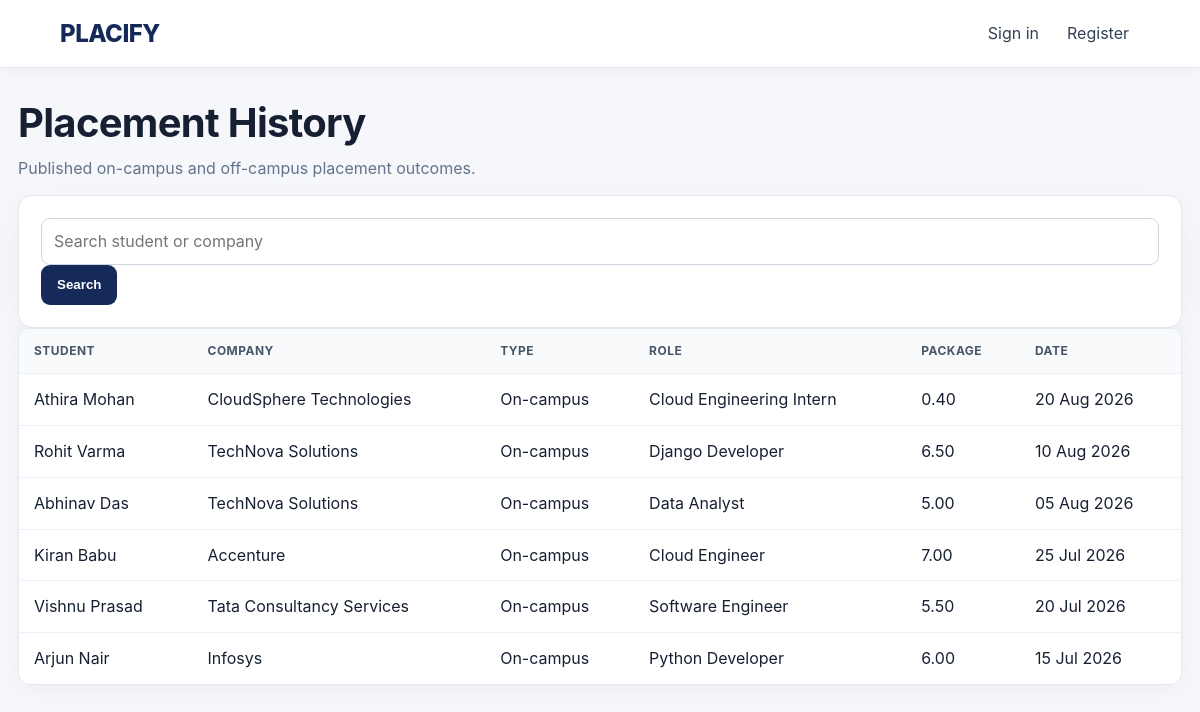
Page /history/ on the earlier database version.
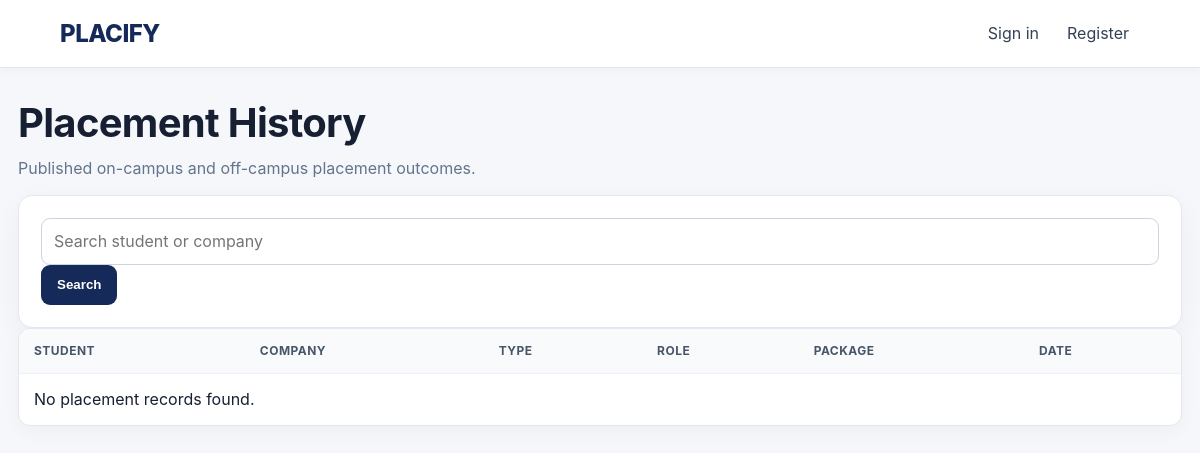
Same page on the later database version.
### placements/models.py (models this page shows, shortened)
class PlacementHistory(models.Model):
    student = models.ForeignKey(StudentProfile, on_delete=models.CASCADE, related_name="placement_history")
    company = models.ForeignKey(Company, on_delete=models.PROTECT, related_name="placement_history")
    placement_drive = models.ForeignKey(PlacementDrive, null=True, blank=True, on_delete=models.PROTECT, related_name="placement_history")
    job_role = models.CharField(max_length=255)
    package = models.DecimalField(max_digits=8, decimal_places=2, null=True, blank=True, help_text="Package in LPA")
    placement_date = models.DateField()
    placement_type = models.CharField(max_length=20, choices=PlacementType.choices, default=PlacementType.ON_CAMPUS)
    status = models.CharField(max_length=20, choices=PlacementHistoryStatus.choices, default=PlacementHistoryStatus.PLACED)
    remarks = models.TextField(blank=True)
    created_by = models.ForeignKey(settings.AUTH_USER_MODEL, null=True, blank=True, on_delete=models.SET_NULL, related_name="created_placement_history")
    created_at = models.DateTimeField(auto_now_add=True)
    updated_at = models.DateTimeField(auto_now=True)
    class Meta:
        ordering = ["-placement_date"]
        verbose_name_plural = "Placement history"

class StudentProfile(models.Model):
    class CurrentYear(models.IntegerChoices):
        FIRST = 1, "1st Year"
        SECOND = 2, "2nd Year"
        THIRD = 3, "3rd Year"
        FOURTH = 4, "4th Year"
    user = models.OneToOneField(settings.AUTH_USER_MODEL, on_delete=models.CASCADE, related_name="student_profile")
    photo = models.ImageField(upload_to="students/photos/%Y/%m/", blank=True, null=True)
    phone = models.CharField(max_length=20)
    college = models.ForeignKey(College, on_delete=models.PROTECT, related_name="student_profiles")
    university_no = models.CharField(max_length=100, verbose_name="University Register No")
    address = models.TextField()
    age = models.PositiveSmallIntegerField(validators=[MinValueValidator(15), MaxValueValidator(100)])
    department = models.ForeignKey(Department, on_delete=models.PROTECT, related_name="student_profiles")
    current_year = models.PositiveSmallIntegerField(choices=CurrentYear.choices)
    cgpa = models.DecimalField(max_digits=4, decimal_places=2, validators=[MinValueValidator(0), MaxValueValidator(10)])
    backlogs = models.PositiveSmallIntegerField(default=0)
    passout_year = models.PositiveIntegerField()
    skills = models.ManyToManyField(Skill, blank=True, related_name="students")
    resume = models.FileField(upload_to="resumes/%Y/%m/", blank=True, null=True)
    is_active = models.BooleanField(default=True)
    created_at = models.DateTimeField(auto_now_add=True)
    updated_at = models.DateTimeField(auto_now=True)
    class Meta:
        ordering = ["id"]
        constraints = [
            models.UniqueConstraint(fields=["college", "university_no"], name="unique_college_university_no"),
        ]

class Company(models.Model):
    name = models.CharField(max_length=255, unique=True)
    description = models.TextField(blank=True)
    website = models.URLField(blank=True)
    location = models.CharField(max_length=255, blank=True)
    logo = models.ImageField(upload_to="companies/logos/", blank=True, null=True)
    contact_name = models.CharField(max_length=150, blank=True)
    contact_email = models.EmailField(blank=True)
    is_active = models.BooleanField(default=True)
    created_at = models.DateTimeField(auto_now_add=True)
    updated_at = models.DateTimeField(auto_now=True)
    class Meta:
        ordering = ["name"]

### accounts/models.py (models this page shows, shortened)
class User(AbstractUser):
    username = None
    name = models.CharField(max_length=150)
    email = models.EmailField(unique=True)
    role = models.CharField(max_length=20, choices=Role.choices, default=Role.STUDENT)
    USERNAME_FIELD = "email"
    REQUIRED_FIELDS = []
    objects = UserManager()

### placements/views.py (the view)
# urls.py: path("history/", views.history, name="history"),
def history(request):
    qs = PlacementHistory.objects.filter(status=PlacementHistoryStatus.PLACED).select_related("student__user", "company", "placement_drive")
    search = request.GET.get("search", "").strip()
    if search:
        qs = qs.filter(Q(student__user__name__icontains=search) | Q(company__name__icontains=search))
    return render(request, "placements/history.html", {"records": _page(request, qs), "search": search})

### placements/views.py (called while the page is built)
def _page(request, qs, size=20):
    return Paginator(qs, size).get_page(request.GET.get("page"))

### templates/placements/history.html
{% extends 'base.html' %}{% block content %}<h1>Placement History</h1><p class="muted">Published on-campus and off-campus placement outcomes.</p><form class='card' method='get'><input name='search' value='{{search}}' placeholder='Search student or company'><button class='btn'>Search</button></form><div class='table-wrap'><table class='table'><thead><tr><th>Student</th><th>Company</th><th>Type</th><th>Role</th><th>Package</th><th>Date</th></tr></thead><tbody>{% for r in records %}<tr><td>{{r.student.user.name}}</td><td>{{r.company.name}}</td><td>{{r.get_placement_type_display}}</td><td>{{r.job_role}}</td><td>{{r.package|default:'—'}}</td><td>{{r.placement_date|date:'d M Y'}}</td></tr>{% empty %}<tr><td colspan='6'>No placement records found.</td></tr>{% endfor %}</tbody></table></div>{% include 'pagination.html' with page_obj=records %}{% endblock %}

### templates/base.html (shortened to what this page needs)
{% load static %}
<!doctype html><html lang="en"><head><link rel="stylesheet" href="{% static 'css/placify.css' %}"></head><body>
<header class="nav"><a class="brand" href="{% url 'placements:index' %}">PLACIFY</a><nav aria-label="Primary navigation">{% if user.is_authenticated %}{% if user.role == 'student' %}<a href="{% url 'placements:dashboard' %}">Dashboard</a><a href="{% url 'placements:drives' %}">Drives</a><a href="{% url 'placements:applications' %}">Applications</a><a href="{% url 'placements:profile' %}">Profile</a>{% elif user.role == 'recruiter' %}<a href="{% url 'placements:recruiter_dashboard' %}">Recruiter Workspace</a>{% else %}<a href="{% url 'placements:admin_dashboard' %}">Admin Dashboard</a>{% endif %}<form method="post" action="{% url 'accounts:logout' %}" class="inline">{% csrf_token %}<button type="submit">Logout</button></form>{% else %}<a href="{% url 'placements:index' %}">Sign in</a><a href="{% url 'accounts:register' %}" class="nav-cta">Register</a>{% endif %}</nav></header>
<main class="container">{% block content %}{% endblock %}</main></body></html>

### static/css/placify.css (style rules this page uses)
:root { --brand: #162a59; --brand-dark: #0f1e42; --brand-soft: #eaf0ff; --text: #172033; --muted: #64748b; --border: #e2e8f0; --surface: #ffffff; --background: #f5f7fb; --success: #166534; --success-bg: #dcfce7; --danger: #b91c1c; --danger-bg: #fee2e2; --warning: #92400e; --warning-bg: #fef3c7; font-family: Inter, ui-sans-serif, system-ui, -apple-system, BlinkMacSystemFont, "Segoe UI", sans-serif; color: var(--text); background: var(--background); }
* { box-sizing: border-box; }
html { scroll-behavior: smooth; }
body { margin: 0; min-height: 100vh; background: var(--background); color: var(--text); line-height: 1.55; }
a { color: var(--brand); }
.nav { min-height: 68px; background: rgba(255,255,255,.96); border-bottom: 1px solid var(--border); display: flex; align-items: center; justify-content: space-between; gap: 24px; padding: 0 clamp(20px, 5vw, 72px); position: sticky; top: 0; z-index: 100; box-shadow: 0 2px 12px rgba(15,23,42,.04); }
.brand { font-size: 24px; letter-spacing: -.5px; font-weight: 850; text-decoration: none; color: var(--brand); white-space: nowrap; }
.nav nav { display: flex; gap: 6px; align-items: center; flex-wrap: wrap; justify-content: flex-end; }
.nav nav > a, .nav button { color: #334155; text-decoration: none; padding: 8px 11px; border-radius: 8px; font: inherit; transition: .15s ease; }
.container { width: min(1180px, calc(100% - 36px)); margin: 32px auto 56px; }
h1 { margin: 0 0 10px; font-size: clamp(28px, 4vw, 40px); line-height: 1.15; letter-spacing: -.7px; }
p { margin: 8px 0 14px; }
.muted { color: var(--muted); }
.card { background: var(--surface); border: 1px solid var(--border); border-radius: 14px; padding: 22px; box-shadow: 0 8px 28px rgba(15,23,42,.045); }
.btn { display: inline-flex; align-items: center; justify-content: center; min-height: 40px; padding: 9px 15px; border: 1px solid transparent; border-radius: 9px; background: var(--brand); color: #fff !important; font-weight: 650; text-decoration: none; cursor: pointer; transition: .15s ease; }
.field input, .field select, .field textarea, input:not([type="hidden"]), select, textarea { width: 100%; min-height: 42px; padding: 10px 12px; border: 1px solid #cbd5e1; border-radius: 9px; background: #fff; color: var(--text); font: inherit; outline: none; transition: border-color .15s, box-shadow .15s; }
.table-wrap { width: 100%; overflow-x: auto; border: 1px solid var(--border); border-radius: 12px; background: #fff; box-shadow: 0 6px 20px rgba(15,23,42,.035); }
.table { width: 100%; min-width: 720px; border-collapse: separate; border-spacing: 0; }
.table th { background: #f8fafc; color: #475569; font-size: 12px; text-transform: uppercase; letter-spacing: .04em; font-weight: 750; }
.table th, .table td { padding: 13px 15px; border-bottom: 1px solid #edf0f4; text-align: left; vertical-align: middle; }
.table tr:last-child td { border-bottom: 0; }

Differences in the rows shown:
removed PlacementHistory: student.user.name "Athira Mohan", company.name "CloudSphere Technologies", placement_type "On-campus", job_role "Cloud Engineering Intern", package "0.40", placement_date "20 Aug 2026"
removed PlacementHistory: student.user.name "Rohit Varma", company.name "TechNova Solutions", placement_type "On-campus", job_role "Django Developer", package "6.50", placement_date "10 Aug 2026"
removed PlacementHistory: student.user.name "Abhinav Das", company.name "TechNova Solutions", placement_type "On-campus", job_role "Data Analyst", package "5.00", placement_date "05 Aug 2026"
removed PlacementHistory: student.user.name "Kiran Babu", company.name "Accenture", placement_type "On-campus", job_role "Cloud Engineer", package "7.00", placement_date "25 Jul 2026"
removed PlacementHistory: student.user.name "Vishnu Prasad", company.name "Tata Consultancy Services", placement_type "On-campus", job_role "Software Engineer", package "5.50", placement_date "20 Jul 2026"
removed PlacementHistory: student.user.name "Arjun Nair", company.name "Infosys", placement_type "On-campus", job_role "Python Developer", package "6.00", placement_date "15 Jul 2026"
Other differences:
text now shown: "No placement records found."
